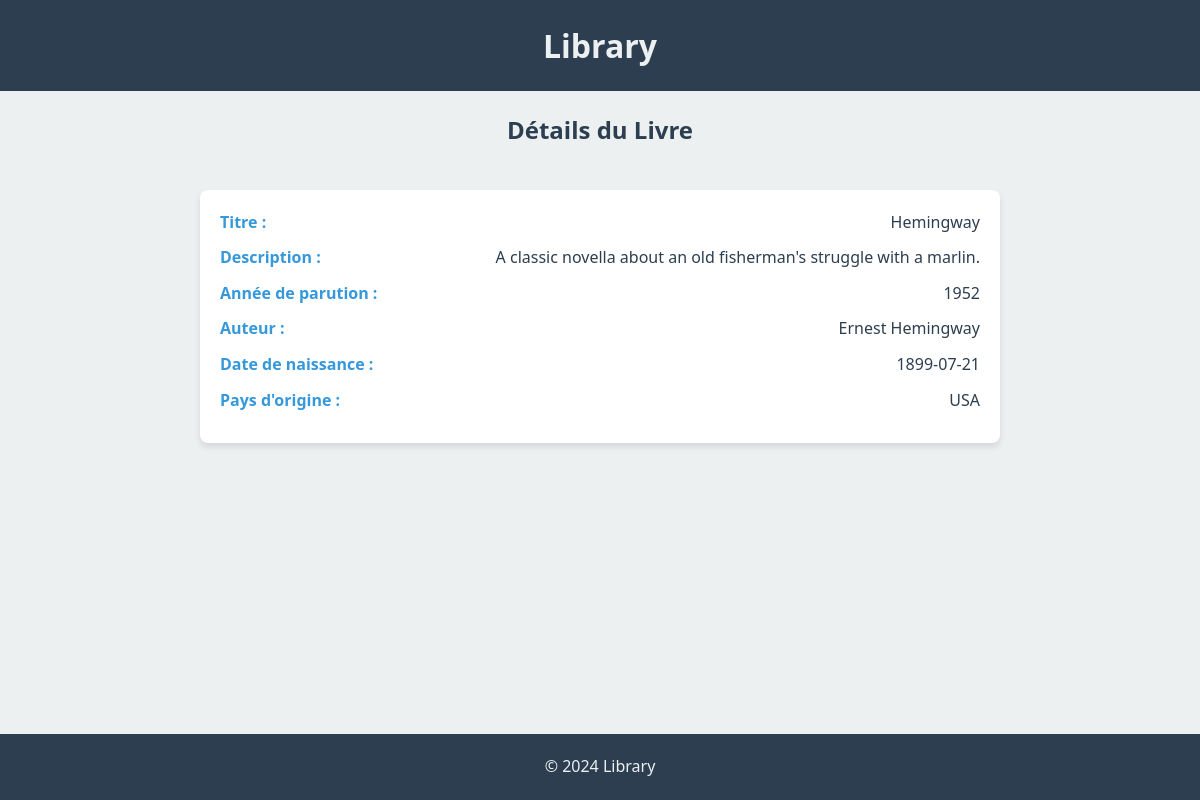
Screenshot of /05-pdo/view/book-details.php?id=1 with the database file from the repository.
### tables this page shows
CREATE TABLE `book` (
  `id` int(11) NOT NULL AUTO_INCREMENT,
  `nom` varchar(255) DEFAULT NULL,
  `description` varchar(255) DEFAULT NULL,
  `annee_parution` year(4) DEFAULT NULL,
  `id_auteur` int(11) DEFAULT NULL,
  PRIMARY KEY (`id`),
  KEY `id_auteur` (`id_auteur`),
  CONSTRAINT `book_ibfk_1` FOREIGN KEY (`id_auteur`) REFERENCES `author` (`id`)
);

CREATE TABLE `author` (
  `id` int(11) NOT NULL AUTO_INCREMENT,
  `nom` varchar(255) DEFAULT NULL,
  `prenom` varchar(255) DEFAULT NULL,
  `pays_origine` varchar(255) DEFAULT NULL,
  `date_naissance` date DEFAULT NULL,
  PRIMARY KEY (`id`)
);

### 05-pdo/src/repository/bookRepository.php (called while the page is built, shortened)
<?php
function getBookDetailsById($pdo, $bookId)
{
    $stmt = $pdo->prepare(
        'SELECT book.*, author.nom, author.prenom, author.date_naissance, author.pays_origine
        FROM book
        JOIN author ON book.id_auteur = author.id
        WHERE book.id = :bookId'
    );
    $stmt->bindParam(':bookId', $bookId, PDO::PARAM_INT);
    $stmt->execute();
    return $stmt->fetch(PDO::FETCH_ASSOC);
}

### 05-pdo/view/book-details.php (the view, shortened to what this page needs)
<?php
require_once '../src/config/db.php';
require_once '../src/repository/bookRepository.php';
$pdo = connectDB();
$bookDetails = getBookDetailsById($pdo, $_GET['id']);
?>
<!DOCTYPE html>
<html lang="fr">
<head>
    <link rel="stylesheet" href="../assets/css/style.css">
</head>
<body>
    <header>
        <h1>Library</h1>
    </header>
    <main>
        <h2>Détails du Livre</h2>
        <?php if ($bookDetails): ?>
        <div class="book-details">
            <div class="detail-item">
                <span class="label"><strong>Titre :</strong></span>
                <span
                    class="value"><?php echo htmlspecialchars($bookDetails['nom']); ?></span>
            </div>
            <div class="detail-item">
                <span class="label"><strong>Description :</strong></span>
                <span
                    class="value"><?php echo htmlspecialchars($bookDetails['description']); ?></span>
            </div>
            <div class="detail-item">
                <span class="label"><strong>Année de parution :</strong></span>
                <span
                    class="value"><?php echo htmlspecialchars($bookDetails['annee_parution']); ?></span>
            </div>
            <div class="detail-item">
                <span class="label"><strong>Auteur :</strong></span>
                <span
                    class="value"><?php echo htmlspecialchars($bookDetails['prenom'] . ' ' . $bookDetails['nom']); ?></span>
            </div>
            <div class="detail-item">
                <span class="label"><strong>Date de naissance :</strong></span>
                <span
                    class="value"><?php echo htmlspecialchars($bookDetails['date_naissance']); ?></span>
            </div>
            <div class="detail-item">
                <span class="label"><strong>Pays d'origine :</strong></span>
                <span
                    class="value"><?php echo htmlspecialchars($bookDetails['pays_origine']); ?></span>
            </div>
        </div>
        <?php else: ?>
        <p>Aucun livre trouvé avec l'ID donné.</p>
        <?php endif; ?>
    </main>
    <footer>
        <p>&copy; 2024 Library</p>
    </footer>
</body>
</html>

### 05-pdo/assets/css/style.css (style rules this page uses)
:root { --primary-color: #2c3e50; --secondary-color: #ecf0f1; --accent-color: #3498db; --font-family: 'Segoe UI', Tahoma, Geneva, Verdana, sans-serif; --padding: 20px; --border-radius: 8px; }
* { box-sizing: border-box; margin: 0; padding: 0; }
body { font-family: var(--font-family); background-color: var(--secondary-color); color: var(--primary-color); line-height: 1.6; display: flex; flex-direction: column; min-height: 100vh; }
header { background-color: var(--primary-color); color: var(--secondary-color); padding: var(--padding); text-align: center; }
header h1 { margin: 0; }
main { flex: 1; padding: var(--padding); display: flex; flex-direction: column; align-items: center; }
footer { background-color: var(--primary-color); color: var(--secondary-color); text-align: center; padding: var(--padding); position: relative; bottom: 0; width: 100%; }
.book-details { background-color: #fff; padding: var(--padding); border-radius: var(--border-radius); box-shadow: 0 4px 6px rgba(0, 0, 0, 0.1); width: 100%; max-width: 800px; margin: 20px 0; }
.detail-item { display: flex; justify-content: space-between; margin-bottom: 10px; }
.detail-item .label { font-weight: bold; color: var(--accent-color); }
.detail-item .value { text-align: right; }
h2 { margin-bottom: var(--padding); }

### rows the page displays
book: id_auteur.nom "Hemingway", description "A classic novella about an old fisherman's struggle with a marlin.", annee_parution "1952", id_auteur.nom "Ernest Hemingway", id_auteur.date_naissance "1899-07-21", id_auteur.pays_origine "USA"
